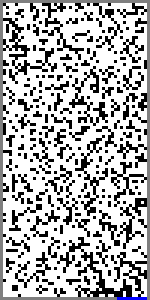
%> input picture Codes/Best_topology.png, 50 x 100 px (shown 3 times larger)
$ octave Shape_to_fancy_images.m   (GNU Octave 9; MATLAB toolbox functions it lacks are replaced by stand-ins)
%> lines starting %> are read from the running program, lines starting %| are printed output that depends on the picture; in (x1, y1, x2, y2) boxes, pixels count from 0 and x2, y2 are one past the last pixel; in counts of white or black regions, pixels touching at a corner belong together; the program's own positions count from 1
### Codes/finite_temp_direct_sparse.m
%used in:
%https://github.com/Raphael-Boichot/Tree-network-structure-generation-for-heat-conduction-by-cellular-automaton
%https://github.com/Raphael-Boichot/Evolutionary-structural-optimisation-algorithm
%https://github.com/Raphael-Boichot/A-genetic-algorithm-for-topology-optimization-of-area-to-point-heat-conduction-problem
%https://github.com/Raphael-Boichot/Progressive-evolutionary-structural-optimisation-algorithm
function [distance,sum_of_entropy, entropy, border_variance,variance, mean_temperature,maximal_temperature,temp,grad,variance_grad]=finite_temp_direct_sparse(kp_k0,k0,heat_sink_temperature,delta_x,p_vol,boundary_conditions)

[height,width,~]=size(boundary_conditions);
temp=ones(height,width).*heat_sink_temperature;
conductivity_table=zeros(height,width,5);
temporary_boundaries=boundary_conditions;

for k=1:1:(height)
    for l=1:1:(width)
        if temporary_boundaries(k,l)==-2; temporary_boundaries(k,l)=1e-9;end
        if temporary_boundaries(k,l)==-3; temporary_boundaries(k,l)=kp_k0;end
    end
end

for k=2:1:(height-1)
    for l=2:1:(width-1)
        %thermal conductance table
        conductivity_table(k, l, 2) = delta_x / ((delta_x / 2) / temporary_boundaries(k-1,l) + (delta_x / 2) / temporary_boundaries(k, l));
        conductivity_table(k, l, 3) = delta_x / ((delta_x / 2) / temporary_boundaries(k,l+1) + (delta_x / 2) / temporary_boundaries(k, l));
        conductivity_table(k, l, 4) = delta_x / ((delta_x / 2) / temporary_boundaries(k+1,l) + (delta_x / 2) / temporary_boundaries(k, l));
        conductivity_table(k, l, 5) = delta_x / ((delta_x / 2) / temporary_boundaries(k,l-1) + (delta_x / 2) / temporary_boundaries(k, l));
    end
end

address = zeros(height, width);
k=1;
%address matrix
for i=1:1:height
    for j=1:1:width
        address(i,j)=k;
        k=k+1;
    end
end

%Initialization
B=zeros((height)*(width),1);
k=0;

%direct method for solving heat equation by finite difference
for i=1:1:(height)
    for j=1:1:(width)
        ind_1=address(i,j);
        if not (boundary_conditions(i,j)==-2||boundary_conditions(i,j)==-3)
            ind_2=address(i-1,j);
            ind_3=address(i,j+1);
            ind_4=address(i+1,j);
            ind_5=address(i,j-1);
            somme_cond = conductivity_table(i, j, 2)+conductivity_table(i, j, 3)+conductivity_table(i, j, 4)+conductivity_table(i, j, 5);
        end
        fin=0;

        %Central cell (1)
        if boundary_conditions(i,j)==-2||boundary_conditions(i,j)==-3
            B(ind_1)=temp(i,j);
            k=k+1;
            row(k)=ind_1;
            column(k)=ind_1;
            value(k)=1;
            fin=1;
        else
            k=k+1;
            row(k)=ind_1;
            column(k)=ind_1;
            value(k)=-1*somme_cond;
            if boundary_conditions(i,j)==k0; B(ind_1)=B(ind_1)-p_vol*delta_x^2;end
        end
        if not (fin==1)
            %Cell North (2)
            if boundary_conditions(i-1,j)==-2||boundary_conditions(i-1,j)==-3
                B(ind_1)=B(ind_1)-temp(i-1,j)*conductivity_table(i, j, 2);
            else
                k=k+1;
                row(k)=ind_1;
                column(k)=ind_2;
                value(k)=1*conductivity_table(i, j, 2);
            end
            %Cell East (3)
            if boundary_conditions(i,j+1)==-2||boundary_conditions(i,j+1)==-3
                B(ind_1)=B(ind_1)-temp(i,j+1)*conductivity_table(i, j, 3);
            else
                k=k+1;
                row(k)=ind_1;
                column(k)=ind_3;
                value(k)=1*conductivity_table(i, j, 3);
            end
            %Cell North (4)
            if boundary_conditions(i+1,j)==-2||boundary_conditions(i+1,j)==-3
                B(ind_1)=B(ind_1)-temp(i+1,j)*conductivity_table(i, j, 4);
            else
                k=k+1;
                row(k)=ind_1;
                column(k)=ind_4;
                value(k)=1*conductivity_table(i, j, 4);
            end
            %Cell West (5)
            if boundary_conditions(i,j-1)==-2||boundary_conditions(i,j-1)==-3
                B(ind_1)=B(ind_1)-temp(i,j-1)*conductivity_table(i, j, 5);
            else
                k=k+1;
                row(k)=ind_1;
                column(k)=ind_5;
                value(k)=1*conductivity_table(i, j, 5);
            end
        end
    end
end

A=sparse(row,column,value);
T=A\B;

%Temperature map formating
for i=1:1:height
    for j=1:1:width
        temp(i,j)=T(address(i,j));
    end
end

maximal_temperature = max(max(temp));
variance=std(reshape(temp,[],1))^2;
[gradX, gradY]=gradient(temp(2:end-1,2:end-1));
grad=(gradX.^2+gradY.^2).^0.5;
variance_grad=std(reshape(grad,[],1))^2;
mean_temperature=mean(mean(temp));
border_variance=std([temp(2:end-1,2)' temp(2,2:end-1)]);

%Entropy table calculation
sum_of_entropy=0;
entropy=zeros(height,width);

for k=1:1:height
    for l=1:1:width
        entropy(k,l)=0;
        if not(boundary_conditions(k,l)==-2||boundary_conditions(k,l)==-3)
            flux1=conductivity_table(k,l,2)*(temp(k-1,l)-temp(k,l));
            flux2=conductivity_table(k,l,3)*(temp(k,l+1)-temp(k,l));
            flux3=conductivity_table(k,l,4)*(temp(k+1,l)-temp(k,l));
            flux4=conductivity_table(k,l,5)*(temp(k,l-1)-temp(k,l));
            flux5=0;
            if boundary_conditions(k,l)==k0; flux5=p_vol*delta_x*delta_x; end
            if not(boundary_conditions(k-1,l)==-2)
                entropy(k,l)=entropy(k,l)+(abs(flux1/temp(k,l)-abs(flux1/temp(k-1,l))))*sign(temp(k,l)-temp(k-1,l));
            end
            if not(boundary_conditions(k,l+1)==-2)
                entropy(k,l)=entropy(k,l)+(abs(flux2/temp(k,l)-abs(flux2/temp(k,l+1))))*sign(temp(k,l)-temp(k,l+1));
            end
            if not(boundary_conditions(k+1,l)==-2)
                entropy(k,l)=entropy(k,l)+(abs(flux3/temp(k,l)-abs(flux3/temp(k+1,l))))*sign(temp(k,l)-temp(k+1,l));
            end
            if not(boundary_conditions(k,l-1)==-2)
                entropy(k,l)=entropy(k,l)+(abs(flux4/temp(k,l)-abs(flux4/temp(k,l-1))))*sign(temp(k,l)-temp(k,l-1));
            end
            entropy(k,l)=entropy(k,l)+flux5/temp(k,l);
            sum_of_entropy=sum_of_entropy+entropy(k,l);
        end
    end
end

[row,col] = find(temp==maximal_temperature);
row_ref=height;
col_ref=width;
distance=(row-row_ref)^2+(col-col_ref)^2;

### Codes/grayscale_to_colormap.m
function rgbImage = grayscale_to_colormap(grayImage, cmap)
    % Normalize grayscale image to [0, 1]
    grayImage = double(grayImage);
    grayImage = grayImage - min(grayImage(:));
    grayImage = grayImage / max(grayImage(:));

    % Number of colors in the colormap
    numColors = size(cmap, 1);

    % Scale grayscale image to indices in the colormap
    indices = round(grayImage * (numColors - 1)) + 1;

    % Initialize RGB image
    [rows, cols] = size(grayImage);
    rgbImage = zeros(rows, cols, 3);

    % Map grayscale to RGB using the custom colormap
    for i = 1:rows
        for j = 1:cols
            rgbImage(i,j,:) = cmap(indices(i,j), :);
        end
    end
end

### Codes/Shape_to_fancy_images.m
%https://doi.org/10.1016/j.ijthermalsci.2016.05.015
%https://github.com/Raphael-Boichot/A-genetic-algorithm-for-topology-optimization-of-area-to-point-heat-conduction-problem
clc;
clear;
close all;

%%%%%%%%%%%%%%%%%%%%%%%%%%%%%%%%%%%%%%%%%%%%%%%%%%%%%%%%
%User parameters
%%%%%%%%%%%%%%%%%%%%%%%%%%%%%%%%%%%%%%%%%%%%%%%%%%%%%%%%
%---------Conditions for thermal science-----------------------------------
k0=1;                           %conductivity of the heating matter
kp_k0=10;                       %conductivity of the draining material
p=1e6;                          %surface of volume power density
delta_x=0.001;                  %size of x/y square cells
Heat_sink_temperature=298;      %self explanatory
pixels=imread('Best_topology.png');
%> pixels is the input picture: size 100x50x3 uint8; mean R, G, B 175.2, 175.2, 175.7
%--------------------------------------------------------------------------

[height, width, deepness]=size(pixels);
%> height = 100; width = 50; deepness = 3
Boundary_conditions=zeros(height, width);
%%%%%%%%%%%%%%%%%%%%%%%%%%%%%%%%%%%%%%%%%%%%%%%%%%%%%%%%
%Image translation into boundary limits
%%%%%%%%%%%%%%%%%%%%%%%%%%%%%%%%%%%%%%%%%%%%%%%%%%%%%%%%
for k = 1:1:height
    for l = 1:1:width
        red = pixels(k,l,1);
        green = pixels(k,l,2);
        blue = pixels(k,l,3);
        if (red == 127) && (green == 127) && (blue == 127)
            Boundary_conditions(k,l)=-2;
        end
        if (red == 0) && (green == 0) && (blue == 255)
            Boundary_conditions(k,l)=-3;
        end
        if (red == 255) && (green == 255) && (blue == 255)
            Boundary_conditions(k,l)=k0;
        end
        if (red == 0) && (green == 0) && (blue == 0)
            Boundary_conditions(k,l)=kp_k0;
        end
    end
end
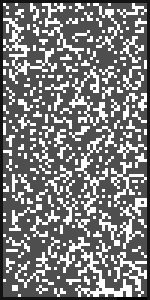
%> Boundary_conditions: size 100x50 double (shown 3 times larger); min -3, max 10, mean 3.36; drawn with min black and max white

% Variables output in this order :
% 1. Distance of the hotest cell to the heat sink (scalar)
% 2. Sum of cell entropy (scalar)
% 3. Entropy map (matrix)
% 4. Variance of temperatures accross the 1D adabatic borders (scalar)
% 5. Variance of temperatures accross the 2D domain (scalar)
% 6. Mean temperature (scalar)
% 7. Maximal temperature accross the 2D domain (scalar)
% 8. Map of temperatures (matrix)
% 9. map of thermal gradients (matrix)
% 10. Variance of gradients across the 2D domain (scalar)
[distance,sum_of_entropy, entropy, border_variance,variance, mean_temperature,maximal_temperature,temp,grad,variance_grad]=finite_temp_direct_sparse(k0*kp_k0,k0,Heat_sink_temperature,delta_x,p,Boundary_conditions);
%> after the loop in finite_temp_direct_sparse, `for k=1:1:(height)`:
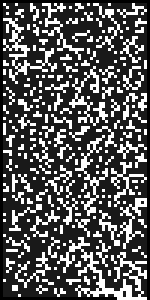
%> temporary_boundaries: size 100x50 double (shown 3 times larger); 5.92% of pixels changed, all inside (x1, y1, x2, y2) = (0, 0, 50, 100); drawn with min black and max white
%> after the loop in finite_temp_direct_sparse, `for i=1:1:height`:
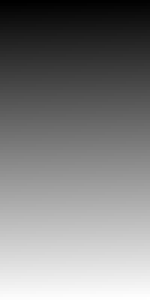
%> address: size 100x50 double (shown 3 times larger); min 1, max 5000, mean 2500.5; drawn with min black and max white
%> after the loop in finite_temp_direct_sparse, `for i=1:1:(height)`: B = 5000 values, max 298 at index 1, min -2980 at index 4940, mean 13.46; ind_2 = 4899; ind_3 = 4950; ind_4 = 4999; ind_5 = 4948; k = 23524; somme_cond = 3.82
%> in finite_temp_direct_sparse, `T=A\B;`: T = 5000 values, max 3100.5 at index 75, min 298 at index 1, mean 2292.4
%> after the loop in finite_temp_direct_sparse, `for i=1:1:height`:
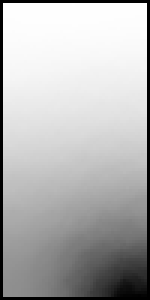
%> temp: size 100x50 double (shown 3 times larger); min 298, max 3100.5, mean 2292.4; drawn with min black and max white
%> in finite_temp_direct_sparse, `maximal_temperature = max(max(temp));`: maximal_temperature = 3100.5
%> in finite_temp_direct_sparse, `variance=std(reshape(temp,[],1))^2;`: variance = 620021.6
%> in finite_temp_direct_sparse, `grad=(gradX.^2+gradY.^2).^0.5;`:
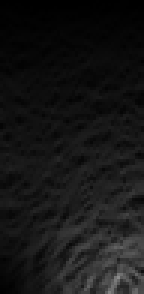
%> grad: size 98x48 double (shown 3 times larger); min 0.11, max 139.7, mean 22.2
%> in finite_temp_direct_sparse, `variance_grad=std(reshape(grad,[],1))^2;`: variance_grad = 326.5
%> in finite_temp_direct_sparse, `mean_temperature=mean(mean(temp));`: mean_temperature = 2292.4
%> in finite_temp_direct_sparse, `border_variance=std([temp(2:end-1,2)' temp(2,2:end-1)]);`: border_variance = 432.7
%> after the loop in finite_temp_direct_sparse, `for k=1:1:height`:
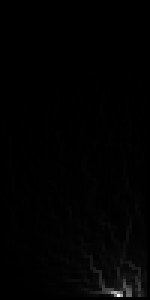
%> entropy: size 100x50 double (shown 3 times larger); min 0, max 6.77, mean 0.0678; drawn with min black and max white
%> after the loop in finite_temp_direct_sparse, `for k=1:1:height`: flux1 = 75.98; flux2 = -8.92e-08; flux3 = -81.05; flux4 = 4.07; flux5 = 1; sum_of_entropy = 339.1
%> in finite_temp_direct_sparse, `[row,col] = find(temp==maximal_temperature);`: row = 2; col = 25
%> in finite_temp_direct_sparse, `distance=(row-row_ref)^2+(col-col_ref)^2;`: distance = 10229
%> distance = 10229; sum_of_entropy = 339.1; border_variance = 432.7; variance = 620021.6; mean_temperature = 2292.4; maximal_temperature = 3100.5; variance_grad = 326.5

map_to_colorize=log10(entropy+1e-3);
rgbImage = grayscale_to_colormap(map_to_colorize, jet(256));
imshow(rgbImage);
imwrite(rgbImage,'Entropy.png');
drawnow
pause(1)

map_to_colorize=temp;
rgbImage = grayscale_to_colormap(map_to_colorize, jet(256));
imshow(rgbImage);
imwrite(rgbImage,'Temperature.png');
drawnow
pause(1)

map_to_colorize=grad;
rgbImage = grayscale_to_colormap(map_to_colorize, jet(256));
%> after the loop in grayscale_to_colormap (call 3), `for i = 1:rows`:
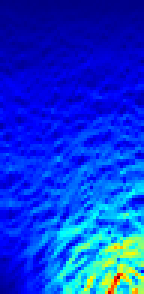
%> rgbImage: size 98x48x3 double (shown 3 times larger); mean R, G, B 0.0323, 0.22, 0.857
imshow(rgbImage);
imwrite(rgbImage,'Thermal_gradients.png');
drawnow
pause(1)

$ run again, with Codes/Z_Image_fitness.png copied over Codes/Best_topology.png
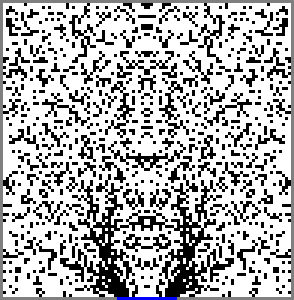
%> input picture Codes/Z_Image_fitness.png, 98 x 100 px (shown 3 times larger)
%> pixels is the input picture: size 100x98x3 uint8; mean R, G, B 176.1, 176.1, 176.7
%> after the loop in finite_temp_direct_sparse, `for k=1:1:(height)`:
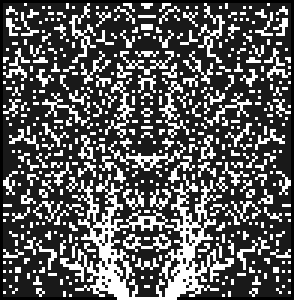
%> temporary_boundaries: size 100x98 double (shown 3 times larger); min 1e-09, max 10, mean 3.57; drawn with min black and max white
%> after the loop in finite_temp_direct_sparse, `for i=1:1:(height)`: ind_2 = 9603; ind_3 = 9702; ind_4 = 9799; ind_5 = 9700; k = 47044; somme_cond = 2.82
%> in finite_temp_direct_sparse, `maximal_temperature = max(max(temp));`: maximal_temperature = 2668.9
%> in finite_temp_direct_sparse, `variance=std(reshape(temp,[],1))^2;`: variance = 428984.6
%> in finite_temp_direct_sparse, `variance_grad=std(reshape(grad,[],1))^2;`: variance_grad = 163.7
%> in finite_temp_direct_sparse, `mean_temperature=mean(mean(temp));`: mean_temperature = 1914.3
%> in finite_temp_direct_sparse, `border_variance=std([temp(2:end-1,2)' temp(2,2:end-1)]);`: border_variance = 403.4
%> after the loop in finite_temp_direct_sparse, `for k=1:1:height`: flux1 = 0.359; flux2 = -2.38e-06; flux4 = -1.36; flux5 = 1; sum_of_entropy = 833.4
%> row = 2; col = 86
%> in finite_temp_direct_sparse, `distance=(row-row_ref)^2+(col-col_ref)^2;`: distance = 9748
%> `[distance,sum_of_entropy, entropy, border_variance,variance, mean_temp..`: sum_of_entropy = 833.4; border_variance = 403.4; variance = 428984.6; mean_temperature = 1914.3; maximal_temperature = 2668.9; variance_grad = 163.7
%> indices: size 98x96 double
%> after the loop in grayscale_to_colormap (call 3), `for i = 1:rows`:
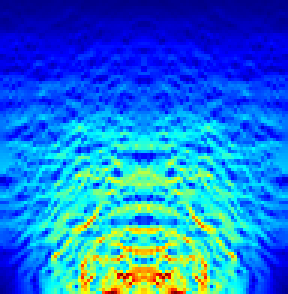
%> rgbImage: size 98x96x3 double (shown 3 times larger); mean R, G, B 0.0961, 0.466, 0.848

$ run again, with Codes/100x100.bmp saved as Codes/Best_topology.png
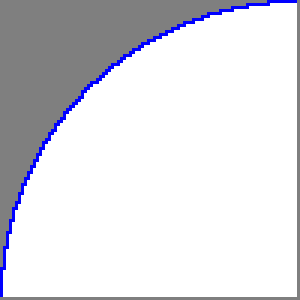
%> input picture Codes/100x100.bmp, 100 x 100 px (shown 3 times larger)
%> pixels is the input picture: size 100x100x3 uint8; mean R, G, B 220.5, 220.5, 225.5
%> after the loop in finite_temp_direct_sparse, `for i=1:1:(height)`: ind_2 = 9799; ind_3 = 9900; ind_4 = 9999; ind_5 = 9898; k = 39612; somme_cond = 2
%> in finite_temp_direct_sparse, `maximal_temperature = max(max(temp));`: maximal_temperature = 2684.6
%> in finite_temp_direct_sparse, `variance=std(reshape(temp,[],1))^2;`: variance = 623078.4
%> in finite_temp_direct_sparse, `variance_grad=std(reshape(grad,[],1))^2;`: variance_grad = 273.6
%> in finite_temp_direct_sparse, `mean_temperature=mean(mean(temp));`: mean_temperature = 1192.8
%> in finite_temp_direct_sparse, `border_variance=std([temp(2:end-1,2)' temp(2,2:end-1)]);`: border_variance = 7.04
%> after the loop in finite_temp_direct_sparse, `for k=1:1:height`:
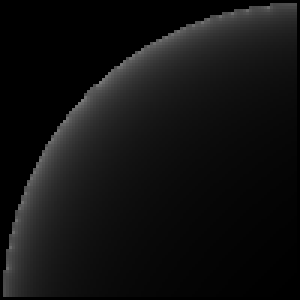
%> entropy: size 100x100 double (shown 3 times larger); min 0, max 0.485, mean 0.0694
%> after the loop in finite_temp_direct_sparse, `for k=1:1:height`: flux1 = -0.5; flux2 = -4.77e-06; flux4 = -0.5; flux5 = 1; sum_of_entropy = 694.5
%> row = 99
%> in finite_temp_direct_sparse, `distance=(row-row_ref)^2+(col-col_ref)^2;`: distance = 2
%> `[distance,sum_of_entropy, entropy, border_variance,variance, mean_temp..`: sum_of_entropy = 694.5; border_variance = 7.04; variance = 623078.4; mean_temperature = 1192.8; maximal_temperature = 2684.6; variance_grad = 273.6
%> indices: size 98x98 double
%> after the loop in grayscale_to_colormap (call 3), `for i = 1:rows`:
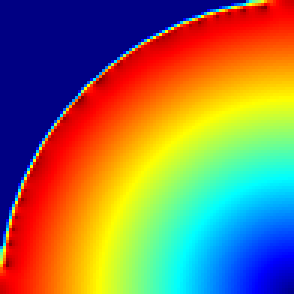
%> rgbImage: size 98x98x3 double (shown 3 times larger); mean R, G, B 0.547, 0.456, 0.341
